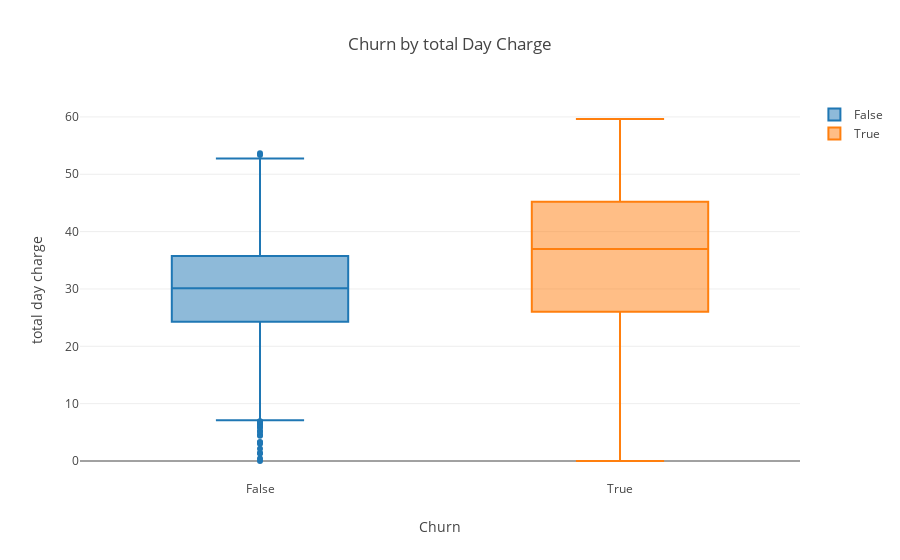

Notebook code for this chart:
### Markdown cell above
## Total Day Charge

### Code cell
groupedBoxPlot(df, col='total day charge', byCol='churn', xaxis='Churn',
               title = 'Churn by total Day Charge')

### Figure 1 — Plotly figure (JSON) as saved in the notebook; plotly's stock layout.template omitted (floating-point values rounded to 4 significant figures; data arrays with more than 128 entries replaced by an {"elided": "..."} marker saying what was removed)
{"data": [{"name": "False", "type": "box", "y": {"elided": "2850 float values"}}, {"name": "True", "type": "box", "y": {"elided": "483 float values"}}], "layout": {"title": "Churn by total Day Charge", "xaxis": {"title": "Churn"}, "yaxis": {"title": "total day charge"}}}
